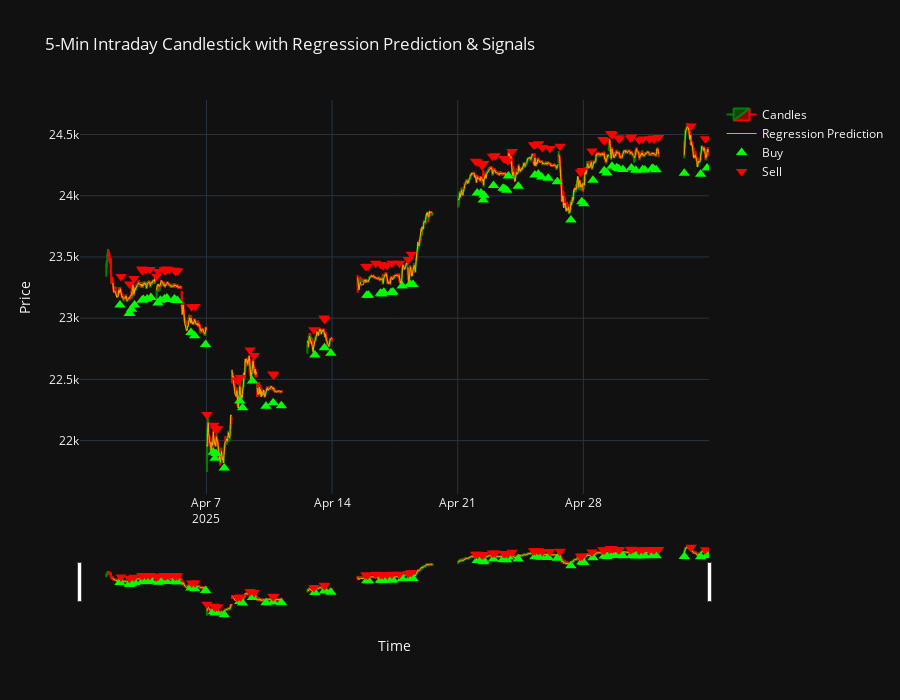

The code cell stored with this chart in its notebook:
### Code cell
window = 20  # rolling normalization window

# Normalize function
def normalize(series, window):
    min_val = series.rolling(window).min()
    max_val = series.rolling(window).max()
    return (series - min_val) / (max_val - min_val + 1e-6)

# Normalize price and volume
df['Open_norm'] = normalize(df['Open'], window)
df['High_norm'] = normalize(df['High'], window)
df['Low_norm'] = normalize(df['Low'], window)
df['Close_norm'] = normalize(df['Close'], window)
df['Volume_norm'] = normalize(df['Volume'], window)

# Feature matrix: Open, High, Low, Volume (not Close — that's our target)
X = df[['Open_norm', 'High_norm', 'Low_norm', 'Volume_norm']].fillna(0).values
y = df['Close_norm'].fillna(0).values

# Regression using Gradient Descent
w = np.random.rand(X.shape[1])
b = 0
lr = 0.01
epochs = 1000

for _ in range(epochs):
    y_pred = X @ w + b
    error = y_pred - y
    dw = X.T @ error / len(X)
    db = np.sum(error) / len(X)
    w -= lr * dw
    b -= lr * db

# Store prediction
df['Pred'] = X @ w + b

# Denormalize prediction using rolling min/max of Close
close_min = df['Close'].rolling(window).min()
close_max = df['Close'].rolling(window).max()
df['Pred_denorm'] = df['Pred'] * (close_max - close_min + 1e-6) + close_min

df['Predicted_Close'] = df['Pred_denorm']

# Generate signals (crossing midline 0.5)
df['Signal'] = np.where((df['Pred'].shift(1) < 0.5) & (df['Pred'] > 0.5), 'Buy',
                        np.where((df['Pred'].shift(1) > 0.5) & (df['Pred'] < 0.5), 'Sell', None))

# Prepare candlestick + regression + signal chart
fig = go.Figure()

# ✅ Candlestick chart
fig.add_trace(go.Candlestick(
    x=df.index,
    open=df['Open'],
    high=df['High'],
    low=df['Low'],
    close=df['Close'],
    name='Candles',
    increasing_line_color='green',
    decreasing_line_color='red',
    showlegend=True
))

# ✅ Add regression prediction (scaled back using normalized Close range if you want to compare visually)
# fig.add_trace(go.Scatter(
#     x=df.index,
#     y=df['Pred'], 
#     mode='lines',
#     name='Regression Prediction',
#     line=dict(color='orange', width=1)
# ))

fig.add_trace(go.Scatter(
    x=df.index,
    y=df['Pred_denorm'],
    mode='lines',
    name='Regression Prediction',
    line=dict(color='orange', width=1)
))


# ✅ Buy/Sell markers
buy = df[df['Signal'] == 'Buy']
sell = df[df['Signal'] == 'Sell']

fig.add_trace(go.Scatter(
    x=buy.index,
    y=buy['Low'] * 0.995,  # a bit below candle low
    mode='markers',
    name='Buy',
    marker=dict(color='lime', symbol='triangle-up', size=10)
))

fig.add_trace(go.Scatter(
    x=sell.index,
    y=sell['High'] * 1.005,  # a bit above candle high
    mode='markers',
    name='Sell',
    marker=dict(color='red', symbol='triangle-down', size=10)
))

# ✅ Remove gaps for weekends & non-trading hours
fig.update_layout(
    title='5-Min Intraday Candlestick with Regression Prediction & Signals',
    xaxis_title='Time',
    yaxis_title='Price',
    xaxis=dict(
        rangebreaks=[
            dict(bounds=["sat", "mon"]),  # remove weekends
            dict(bounds=[15.30, 9.15], pattern="hour")  # adjust to your market (NSE is 09:15–15:30)
        ]
    ),
    template='plotly_dark',
    height=700
)

fig.show()
